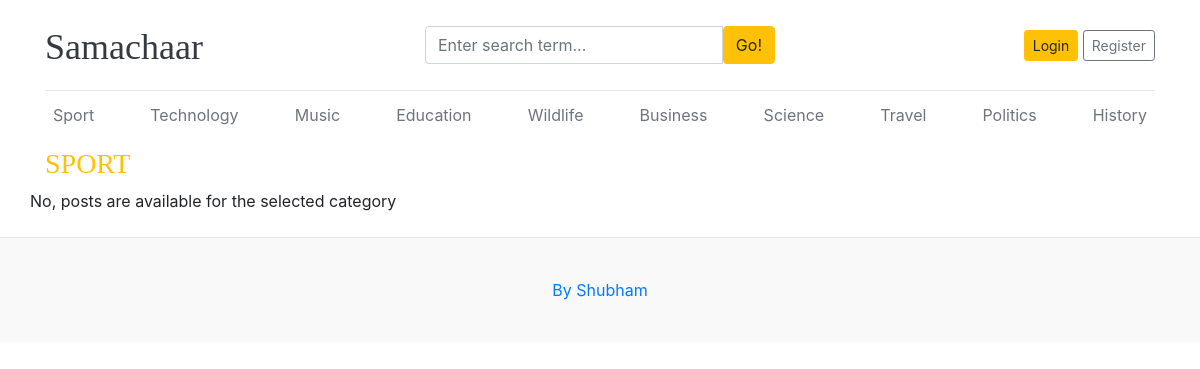
Page /category/1/ on the committed database.
### blogs/models.py (models this page shows)
class Category(models.Model):
    category_name = models.CharField(max_length=50, unique=True)
    created_at = models.DateField(auto_now_add=True)
    updated_at = models.DateField(auto_now_add=True)
    class Meta:
        verbose_name_plural = 'categories'
    def __str__(self):
        return self.category_name

### blogs/views.py (the view)
# urls.py: path('<int:category_id>/', views.posts_by_category, name='posts_by_category'),
def posts_by_category(request, category_id):
    posts = Blog.objects.filter(status='Published', category=category_id)
    category = get_object_or_404(Category, pk=category_id)
    context = {
        'posts':posts,
        'category':category,
    }
    return render(request, 'posts_by_category.html', context)

### blogs/context_processors.py (called while the page is built)
def get_categories(request):
    categories = Category.objects.all()
    return dict(categories = categories)

def get_social(request):
    links = Social.objects.all()
    return dict(links = links)

### templates/posts_by_category.html
{% extends "base.html" %}
{% block content %}
<h3 class="text-uppercase text-warning" style="letter_spacing: 2px;">{{ category }}</h3>
<div class="row mb-2">
  {% if posts %}
  {% for post in posts %}
  <div class="col-md-6">
    <div class="card border-0" >
      <div class="card-body">
        <h3><a href="{% url 'blogs' post.slug %}" class="text-dark">{{ post.title }}</h3>
        <small class="mb-1 text-muted">{{post.created_at}} | {{ post.author }}</small>
        <p class="card-text">{{ post.short_description | truncatewords:15 }}</p>
      </div>
    </div>
  </div>
  {% endfor %}
  {% else %}
  <p>No, posts are available for the selected category</p>
  {% endif %}
</div>
{% endblock content %}

### templates/base.html (shortened to what this page needs)
{% load static %}
<!DOCTYPE html>
<html lang="en">
    <head>
        <link href="https://getbootstrap.com/docs/4.0/dist/css/bootstrap.min.css" rel="stylesheet">
        <link rel="stylesheet" href="https://cdnjs.cloudflare.com/ajax/libs/font-awesome/4.7.0/css/font-awesome.min.css">
        <link href="{% static '/css/blog.css' %}" rel="stylesheet">
    </head>
    <body>
        <div class="container">
            <header class="blog-header py-3">
                <div class="row flex-nowrap justify-content-between align-items-center">
                    <div class="col-4 pt-1">
                        <a class="blog-header-logo text-dark" href="/">Samachaar</a>
                    </div>
                    <div class="col-4">
                        <form action="{% url "search" %}" method="get">
                            <div class="input-group">
                                <input class="form-control" type="text" name="keyword" value="{{keyword}}" placeholder="Enter search term..." aria-label="Enter search term..." aria-describedby="button-search" />
                                <button class="btn btn-warning" id="button-search" type="submit">Go!</button>
                            </div>
                        </form>
                    </div>
                    <div class="col-4 d-flex justify-content-end align-items-center">
                        {% if not user.is_authenticated %}
                        <a class="btn btn-sm btn-warning" href="{% url "login" %}">Login</a> &nbsp;
                        <a class="btn btn-sm btn-outline-secondary" href="{% url "register" %}">Register</a>
                        {% else %}
                        <span>Hi, {{ user }}</span>
                        &emsp;
                        <span><a href="{% url 'dashboard' %}">Dashboard</a><span>
                        &emsp;
                        <span><a href="{% url 'logout' %}">Logout</a></span>
                        {% endif %}
                    </div>
                </div>
            </header>
            <div class="nav-scroller py-1 mb-2">
                <nav class="nav d-flex justify-content-between">
                    {% for cat in categories %}
                    <a class="p-2 text-muted" href="{% url 'posts_by_category' cat.id %}">{{ cat.category_name }}</a>
                    {% endfor %}
                </nav>
            </div>
            {% block content %}
            {% endblock content %}
        </div>
        <footer class="blog-footer">
            <p><a href="#">By Shubham</a></p>
        </footer>
    </body>
</html>

### static/css/blog.css (style rules this page uses)
body { margin: 0; padding: 0; }
.blog-header { border-bottom: 1px solid #e5e5e5; }
.blog-header-logo { font-family: "Playfair Display", Georgia, "Times New Roman", serif; font-size: 2.25rem; }
h1, h2, h3, h4, h5, h6 { font-family: "Playfair Display", Georgia, "Times New Roman", serif; }
.blog-footer { padding: 2.5rem 0; color: #727272; text-align: center; background-color: #f9f9f9; border-top: .05rem solid #e5e5e5; }
.blog-footer p:last-child { margin-bottom: 0; }

### rows in the picture
Category: category_name "Sport", category_name "SPORT"
Category: category_name "Technology"
Category: category_name "Music"
Category: category_name "Education"
Category: category_name "Wildlife"
Category: category_name "Business"
Category: category_name "Science"
Category: category_name "Travel"
Category: category_name "Politics"
Category: category_name "History"
